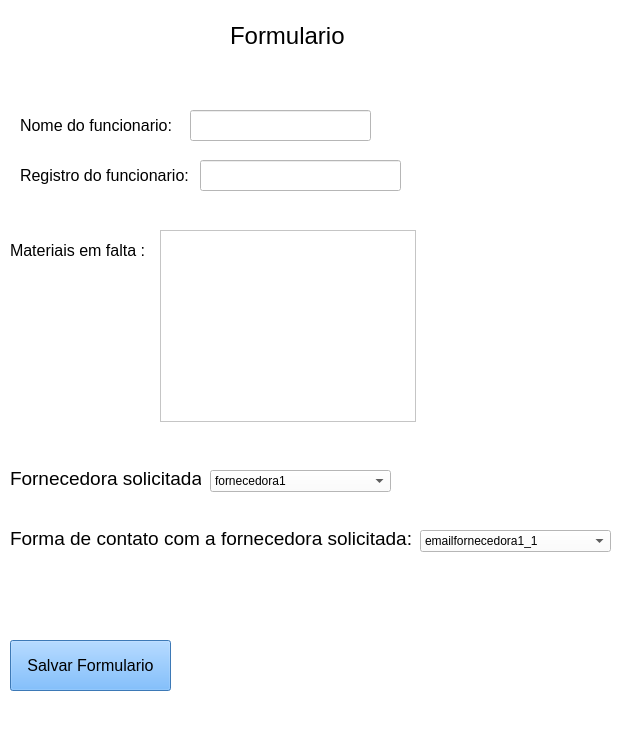
<?xml version="1.0" encoding="UTF-8"?>
<ui version="4.0">
 <class>Formulario</class>
 <widget class="QMainWindow" name="Formulario">
  <property name="geometry">
   <rect>
    <x>0</x>
    <y>0</y>
    <width>644</width>
    <height>738</height>
   </rect>
  </property>
  <property name="font">
   <font>
    <pointsize>12</pointsize>
   </font>
  </property>
  <property name="windowTitle">
   <string>MainWindow</string>
  </property>
  <property name="styleSheet">
   <string notr="true">background-color: rgb(255, 255, 255);</string>
  </property>
  <widget class="QWidget" name="centralwidget">
   <widget class="QPushButton" name="pushButton">
    <property name="geometry">
     <rect>
      <x>10</x>
      <y>640</y>
      <width>161</width>
      <height>51</height>
     </rect>
    </property>
    <property name="font">
     <font>
      <pointsize>12</pointsize>
      <weight>50</weight>
      <bold>false</bold>
     </font>
    </property>
    <property name="styleSheet">
     <string notr="true">background-color: rgb(85, 170, 255);</string>
    </property>
    <property name="text">
     <string>Salvar Formulario</string>
    </property>
   </widget>
   <widget class="QLabel" name="label">
    <property name="geometry">
     <rect>
      <x>230</x>
      <y>10</y>
      <width>231</width>
      <height>51</height>
     </rect>
    </property>
    <property name="font">
     <font>
      <pointsize>18</pointsize>
     </font>
    </property>
    <property name="text">
     <string>Formulario </string>
    </property>
   </widget>
   <widget class="QLineEdit" name="lineEdit">
    <property name="geometry">
     <rect>
      <x>190</x>
      <y>110</y>
      <width>181</width>
      <height>31</height>
     </rect>
    </property>
   </widget>
   <widget class="QLabel" name="label_2">
    <property name="geometry">
     <rect>
      <x>20</x>
      <y>110</y>
      <width>161</width>
      <height>31</height>
     </rect>
    </property>
    <property name="font">
     <font>
      <pointsize>12</pointsize>
     </font>
    </property>
    <property name="text">
     <string>Nome do funcionario:</string>
    </property>
   </widget>
   <widget class="QLabel" name="label_3">
    <property name="geometry">
     <rect>
      <x>20</x>
      <y>160</y>
      <width>171</width>
      <height>31</height>
     </rect>
    </property>
    <property name="font">
     <font>
      <pointsize>12</pointsize>
     </font>
    </property>
    <property name="text">
     <string>Registro do funcionario:</string>
    </property>
   </widget>
   <widget class="QLineEdit" name="lineEdit_2">
    <property name="geometry">
     <rect>
      <x>200</x>
      <y>160</y>
      <width>201</width>
      <height>31</height>
     </rect>
    </property>
   </widget>
   <widget class="QLabel" name="label_4">
    <property name="geometry">
     <rect>
      <x>10</x>
      <y>230</y>
      <width>151</width>
      <height>41</height>
     </rect>
    </property>
    <property name="font">
     <font>
      <pointsize>12</pointsize>
     </font>
    </property>
    <property name="text">
     <string>Materiais em falta :</string>
    </property>
   </widget>
   <widget class="QListView" name="Listadmateriasfaltantes">
    <property name="geometry">
     <rect>
      <x>160</x>
      <y>230</y>
      <width>256</width>
      <height>192</height>
     </rect>
    </property>
   </widget>
   <widget class="QComboBox" name="comboBox">
    <property name="geometry">
     <rect>
      <x>210</x>
      <y>470</y>
      <width>181</width>
      <height>22</height>
     </rect>
    </property>
    <item>
     <property name="text">
      <string>fornecedora1</string>
     </property>
    </item>
    <item>
     <property name="text">
      <string>fornecedora2</string>
     </property>
    </item>
    <item>
     <property name="text">
      <string>fornecedora3</string>
     </property>
    </item>
    <item>
     <property name="text">
      <string>fornecedora4</string>
     </property>
    </item>
   </widget>
   <widget class="QLabel" name="label_5">
    <property name="geometry">
     <rect>
      <x>10</x>
      <y>470</y>
      <width>191</width>
      <height>16</height>
     </rect>
    </property>
    <property name="font">
     <font>
      <pointsize>14</pointsize>
     </font>
    </property>
    <property name="text">
     <string>Fornecedora solicitada:</string>
    </property>
   </widget>
   <widget class="QLabel" name="label_6">
    <property name="geometry">
     <rect>
      <x>10</x>
      <y>530</y>
      <width>411</width>
      <height>16</height>
     </rect>
    </property>
    <property name="font">
     <font>
      <pointsize>14</pointsize>
     </font>
    </property>
    <property name="text">
     <string>Forma de contato com a fornecedora solicitada:</string>
    </property>
   </widget>
   <widget class="QComboBox" name="comboBox_2">
    <property name="geometry">
     <rect>
      <x>420</x>
      <y>530</y>
      <width>191</width>
      <height>22</height>
     </rect>
    </property>
    <item>
     <property name="text">
      <string>emailfornecedora1_1</string>
     </property>
    </item>
    <item>
     <property name="text">
      <string>emailfornecedora1_2</string>
     </property>
    </item>
   </widget>
  </widget>
  <widget class="QMenuBar" name="menubar">
   <property name="geometry">
    <rect>
     <x>0</x>
     <y>0</y>
     <width>644</width>
     <height>21</height>
    </rect>
   </property>
  </widget>
  <widget class="QStatusBar" name="statusbar"/>
 </widget>
 <resources/>
 <connections/>
</ui>
